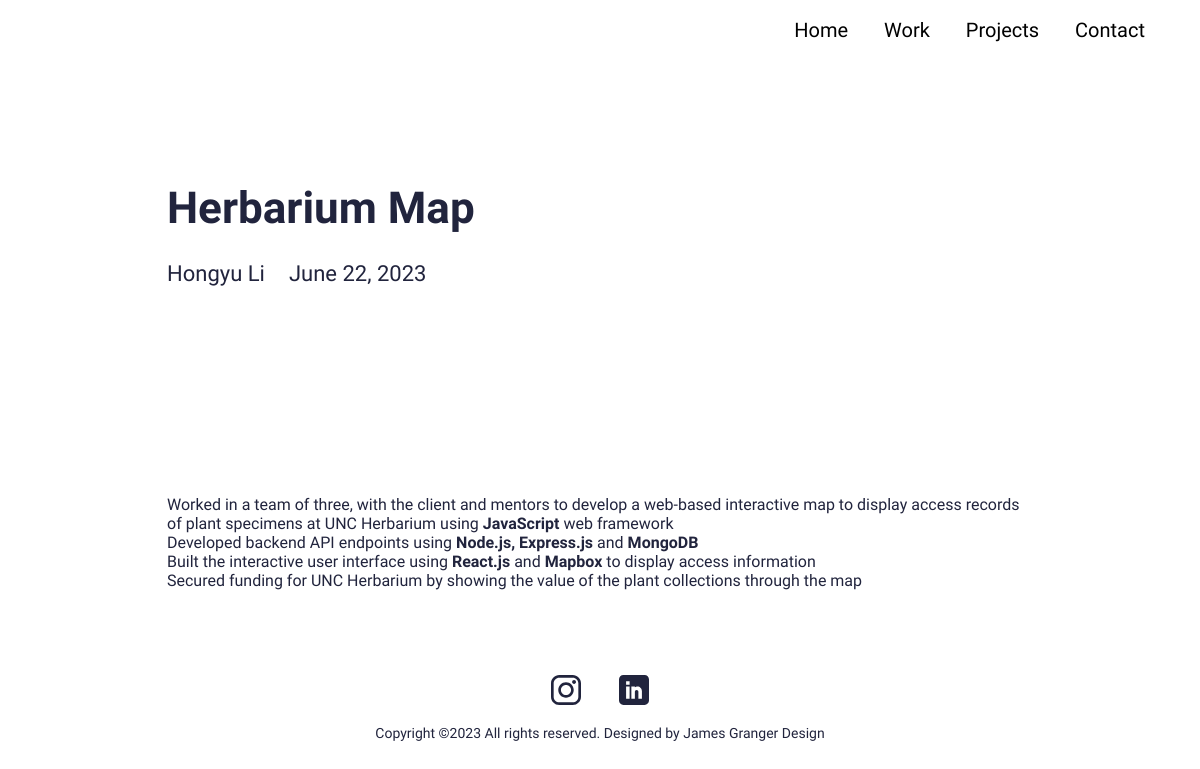
Screenshot of /blog/random-blog with the database file from the repository.
### main/models.py (models this page shows, shortened)
class Blog(models.Model):
    class Meta:
        verbose_name_plural = 'Blog Profiles'
        verbose_name = 'Blog'
        ordering = ["timestamp"]
    timestamp = models.DateTimeField(auto_now_add=True)
    author = models.CharField(max_length=200, blank=True, null=True)
    name = models.CharField(max_length=200, blank=True, null=True)
    description = models.CharField(max_length=500, blank=True, null=True)
    body = RichTextField(blank=True, null=True)
    slug = models.SlugField(null=True, blank=True)
    image = models.ImageField(blank=True, null=True, upload_to="blog")
    is_active = models.BooleanField(default=True)

### main/views.py (the view)
# urls.py: path('blog/<slug:slug>', views.BlogDetailView.as_view(), name="blog"),
class BlogDetailView(generic.DetailView):
	model = Blog
	template_name = "main/blog-detail.html"

### resume_demo/context_processors.py (called while the page is built)
def project_context(request):
    context = {
        'me': User.objects.first(),
    }
    return context

### main/templates/main/blog-detail.html (shortened to what this page needs)
{% extends 'main/base.html' %}
{% load static %}
{% block content %}
<section>
  <div class="innerPageBannerCol">
    <div class="container">
      <div class="row g-4 g-md-3  align-items-center">
        <div class="col-md-6">
          <div class="bannerContent">
            <h1 class="xlTitle pb-md-3">{{object.name|title}}</h1>
          </div>
        </div>
      </div>
      <div class="row">
        <div class="col-md-auto">
          <div class="authorCol">
            <h4 class="smTitle pb-3">{{object.author|title}}</h4>
          </div>
        </div>
        <div class="col-md">
          <h4 class="smTitle pb-3">{{object.timestamp.date}}</h4>
        </div>
      </div>
    </div>
  </div>
</section>
<section>
  <div class="sectionSpaceSm">
    <div class="container">
      {{object.body|safe}}
    </div>
  </div>
</section>
{% endblock %}

### static/css/style.css (style rules this page uses)
:root { --primaryColor: #9C07B6; --primaryDarkColor: #3D0048; --primaryHoverColor: #900AA8; --secondaryColor: #F9B000; --baseColor: #21243D; --baseFont: 'Heebo', sans-serif; --titleFont: 'Courier Prime', monospace; --regular: 400; --medium: 500; --bold: 700; --black: 900; --lightBg: #F1F1F1; }
html { scroll-behavior: smooth; }
body { font-family: var(--baseFont); color: var(--baseColor); line-height: normal; }
ul { margin: 0; padding: 0; list-style-type: none; }
.xlTitle { font-size: 44px; line-height: 1.3; font-weight: var(--bold); font-family: var(--titleFont) }
.smTitle { font-size: 22px; line-height: normal; font-weight: var(--regular); font-family: var(--titleFont) }
.sectionSpaceSm { padding: 35px 0; }
.innerPageBannerCol { padding: 180px 0 150px; }
@media (min-width:992px) { .container, .container-lg, .container-md, .container-sm, .container-xl, .container-xxl { max-width: 890px; } }

### rows the page displays
Blog: name "Herbarium Map", author "Hongyu Li", timestamp "June 22, 2023", body "Worked in a team of three, with the client and mentors to develop a web-based interactive map to display access records of plant specimens at UNC Herbarium using JavaScript web framework Developed backend API endpoints using Node.js, Express.js and MongoDB Built the interactive user interface using React.js and Mapbox to display access information Secured funding for UNC Herbarium by showing the value of the plant collections through the map"
